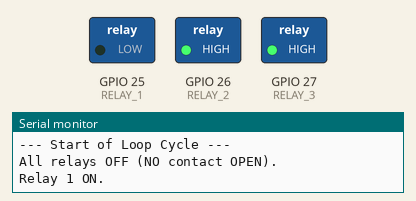
Recording of a sketch running on a simulated ESP32. Parts: switched loads named in the sketch (green lamp = pin HIGH), the last lines printed to the serial monitor.

Above: at 1.1 s.
At 3.1 s:
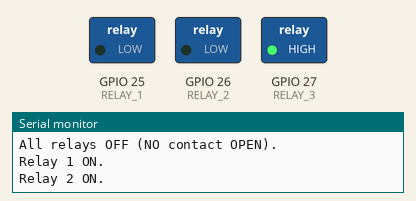
At 5.6 s:
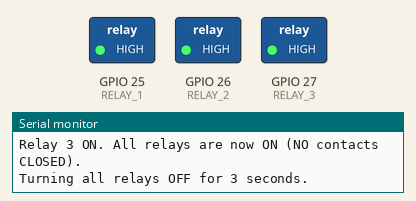
Timing chart, 0 to 8.2 s (numbered marks = the images above):
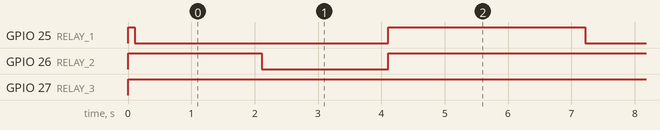

Measured:
- by itself, GPIO 25 (RELAY_1): repeats every 7.1 s: LOW 4.0 s, HIGH 3.1 s
- by itself, GPIO 26 (RELAY_2): repeats every 7.1 s: LOW 2.0 s, HIGH 5.1 s
- by itself, GPIO 27 (RELAY_3): LOW → HIGH at 0.01 s

The sketch:

EspRelays.ino
```cpp
// --- Required Libraries (from user image) ---
// Note: These libraries are included as requested,
// but are not necessary for this specific GPIO timing task.
#include <WiFi.h>
#include <WiFiClient.h>
#include <WebServer.h>
#include <ESPmDNS.h>

// --- Pin Definitions ---
// Define the GPIO pins connected to the relays.
const int RELAY_1 = 25;
const int RELAY_2 = 26;
const int RELAY_3 = 27;

// --- Signal Logic Adjustment for Active-Low Relays connected to NO terminals ---
// IMPORTANT: Most cheap relay modules are "Active-Low," meaning the relay activates
// when the input signal is LOW.
// Since you are connected to the Normally Open (NO) terminals:
//  - RELAY_ON (LOW) will CLOSE the NO contact (circuit is complete).
//  - RELAY_OFF (HIGH) will OPEN the NO contact (circuit is broken/off).
const int RELAY_ON = LOW;
const int RELAY_OFF = HIGH;

void setup() {
  // Initialize the serial communication for debugging
  Serial.begin(115200);
  Serial.println("Relay Sequencer Initializing...");

  // Set the relay pins as outputs
  pinMode(RELAY_1, OUTPUT);
  pinMode(RELAY_2, OUTPUT);
  pinMode(RELAY_3, OUTPUT);

  // --- Initial Setup State ---
  // Requested state: "turn low 3 relays" (i.e., turn them ON).
  // Since LOW = ON for active-low modules, all relays are turned ON immediately.
  digitalWrite(RELAY_1, RELAY_ON);
  digitalWrite(RELAY_2, RELAY_ON);
  digitalWrite(RELAY_3, RELAY_ON);

  Serial.println("Setup complete: All relays are initially ON (NO contact CLOSED).");
}

void loop() {
  Serial.println("\n--- Start of Loop Cycle ---");

  // Step 1: Turn all relays OFF (HIGH) to begin the sequential cycle cleanly.
  digitalWrite(RELAY_1, RELAY_OFF);
  digitalWrite(RELAY_2, RELAY_OFF);
  digitalWrite(RELAY_3, RELAY_OFF);
  Serial.println("All relays OFF (NO contact OPEN).");
  delay(100); // Small pause to ensure state change

  // --- Sequential Activation (2 second intervals) ---

  // 1. Turn on Relay 1 (LOW signal closes NO contact)
  digitalWrite(RELAY_1, RELAY_ON);
  Serial.println("Relay 1 ON.");
  delay(2000); // Wait 2 seconds

  // 2. Turn on Relay 2 (LOW signal closes NO contact)
  digitalWrite(RELAY_2, RELAY_ON);
  Serial.println("Relay 2 ON.");
  delay(2000); // Wait 2 seconds

  // 3. Turn on Relay 3 (LOW signal closes NO contact)
  digitalWrite(RELAY_3, RELAY_ON);
  Serial.println("Relay 3 ON. All relays are now ON (NO contacts CLOSED).");
  // The request states: "by the time the last relay turns on..." - this is that moment.

  // --- All Off Period (3 seconds) ---

  // Turn all relays OFF (HIGH signal opens NO contact)
  Serial.println("Turning all relays OFF for 3 seconds.");
  digitalWrite(RELAY_1, RELAY_OFF);
  digitalWrite(RELAY_2, RELAY_OFF);
  digitalWrite(RELAY_3, RELAY_OFF);

  delay(3000); // Wait 3 seconds

  Serial.println("--- End of Loop Cycle (3s OFF period completed) ---");
  // The loop will now repeat, starting the sequential activation again.
}
```
